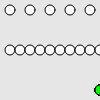
Frame 1 (no input)
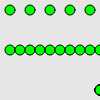
Frame 60 (no input)
Frame 120 (the mouse pressed at the canvas centre since frame 60): identical to frame 60, image omitted

The p5.js sketch that drew these frames (run headless with seeded random() and noise() and a simulated clock; from frame 60 on, the mouse is pressed at the canvas centre):

// p5.js sketch
// ── sketch.js
function setup() {
  createCanvas(100, 100);
  smooth();
}

function draw() {
  background(230);
  var size = 10;
  for (var i = 0; i < 5; i++) {
    var offset = 10;
    var yPos = i * width/5 + offset;
    ellipse (yPos, 10, size, size);
  }

  for (var i = 0; i < 10; i++) {
    var offset = 10;
    var yPos = i * width/10 + offset;
    ellipse (yPos, 50, size, size);
  }

  for (var i = 0; i < 10; i++) {
    var offset = 10;
    var xPos = i * width/5 + offset;
    if (xPos < width/2) {
      fill(255, 0, 0);
    } else if (xPos = width/2) {
      fill(0, 255, 0);
    } else {
      fill(0, 0, 255);
      }

    ellipse (yPos, 90, size, size);

  }




  // 1. Create a for loop that draws 10 circles on y position 50 in the canvas.

  // 2. Create a for loop that draw 5 circles on y position 90.
  //    set fill color to red for circles that is positioned on the left side.
  //    set fill color to green for the circle on the middle.
  //    set fill color to blue for circles on the right side.

}
